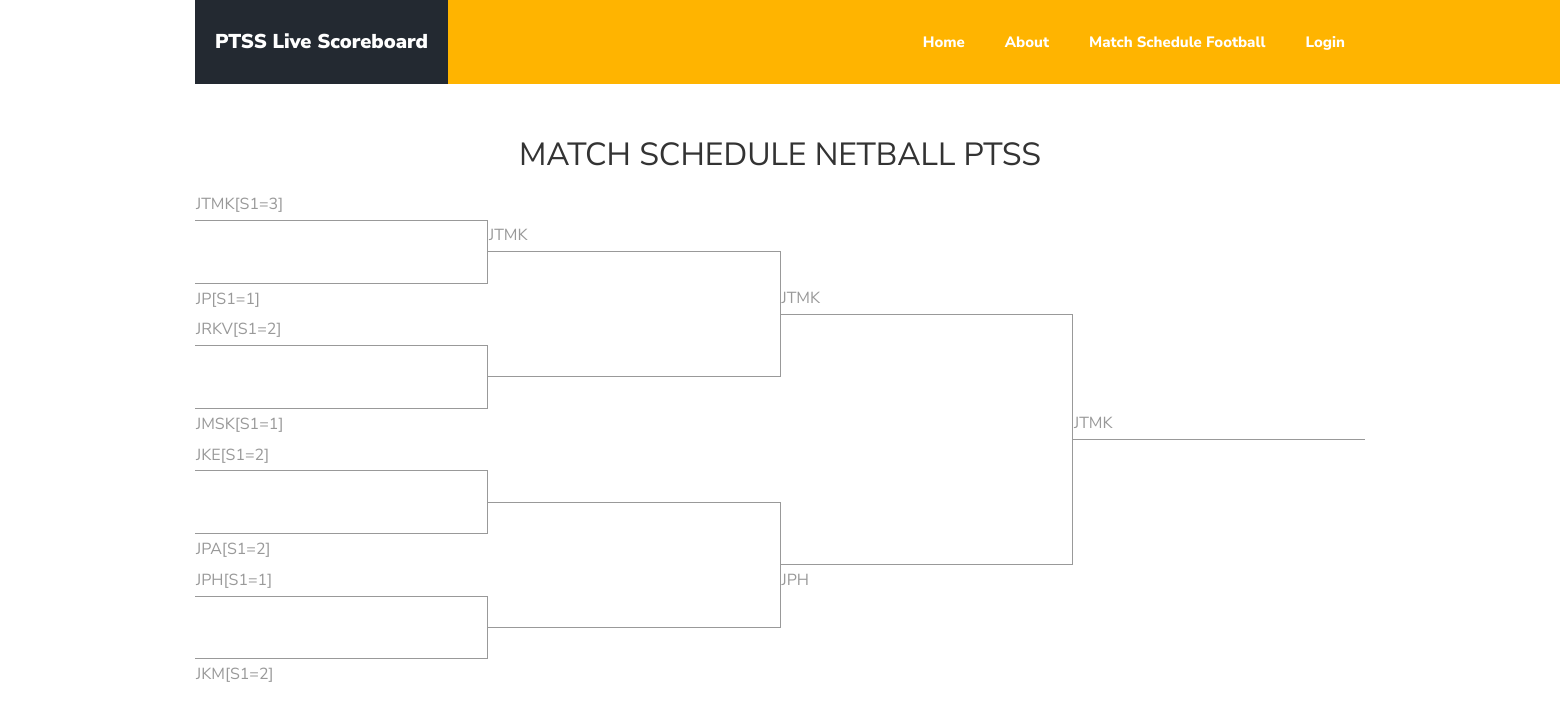
Screenshot of /knockknet.php with the database file from the repository.
### tables this page shows
CREATE TABLE `team` (
  `game_id` int(11) NOT NULL,
  `sport` varchar(25) NOT NULL,
  `team_1` varchar(25) NOT NULL,
  `team_2` varchar(25) NOT NULL,
  `time_game` time NOT NULL,
  `kumpulan` int(11) NOT NULL
);

CREATE TABLE `game_score` (
  `game_id` int(11) NOT NULL,
  `steam_1set1` int(11) NOT NULL,
  `steam_1set2` int(11) NOT NULL,
  `steam_2set1` int(50) NOT NULL,
  `steam_2set2` int(50) NOT NULL,
  `selesai_set1` varchar(50) NOT NULL,
  `selesai_set2` varchar(50) NOT NULL
);

CREATE TABLE `teamp2` (
  `game_id` int(11) NOT NULL,
  `sport` varchar(25) NOT NULL,
  `team_1` varchar(25) DEFAULT NULL,
  `team_2` varchar(25) DEFAULT NULL,
  `time_game` time NOT NULL,
  `kumpulan` int(11) NOT NULL
);

### knockknet.php (the view, shortened to what this page needs)
<?php
include("conn.php");
?>
<!DOCTYPE html>
<html lang="en">
  <head>
    <link rel="stylesheet" href="css/open-iconic-bootstrap.min.css">
    <link rel="stylesheet" href="css/animate.css">
    <link rel="stylesheet" href="css/owl.carousel.min.css">
    <link rel="stylesheet" href="css/owl.theme.default.min.css">
    <link rel="stylesheet" href="css/magnific-popup.css">
    <link rel="stylesheet" href="css/aos.css">
    <link rel="stylesheet" href="css/ionicons.min.css">
    <link rel="stylesheet" href="css/bootstrap-datepicker.css">
    <link rel="stylesheet" href="css/jquery.timepicker.css">
    <link rel="stylesheet" href="css/flaticon.css">
    <link rel="stylesheet" href="css/icomoon.css">
    <link rel="stylesheet" href="css/style.css">
  </head>
  <body>
	  <nav class="navbar navbar-expand-lg navbar-dark ftco_navbar bg-dark ftco-navbar-light" id="ftco-navbar">
	    <div class="container">
	      <a class="navbar-brand" href="index.html"><span>PTSS Live Scoreboard</span></a>
	      <div class="collapse navbar-collapse" id="ftco-nav">
	        <ul class="navbar-nav ml-auto">
	          <li class="nav-item active"><a href="index.php" class="nav-link">Home</a></li>
	          <li class="nav-item active"><a href="about.php" class="nav-link">About</a></li>
	          <li class="nav-item active"><a href="knockkfoot.php" class="nav-link">Match Schedule Football</a></li>
	          <li class="nav-item active"><a href="chooselog.php" class="nav-link">Login</a></li>
	        </ul>
	      </div>
	    </div>
	  </nav>
    <div class="container">
      <div class="row no-gutters slider-text align-items-end justify-content-center">
      </div>
      <br /><br /><br /><br />
      <center>
    <h2>MATCH SCHEDULE NETBALL PTSS</h2>
    <?php
    $sql="SELECT * FROM team WHERE sport='netball' ORDER BY kumpulan";
    $result=$conn->query($sql);
    if($result->num_rows<4){
      echo '<h3>data tidak lengkap</h3>';
    }else{
      ?>
      <table border="0" width="100%" style="border-collapse: collapse;">
        <tr>
          <td style="width:25%;"></td>
          <td style="width:25%;"></td>
          <td style="width:25%;"></td>
          <td style="width:25%;"></td>
    </tr>
        <tr>
          <td>
            <?php
            $row=$result->fetch_object();
            echo $row->team_1;
            $sql="SELECT * FROM game_score WHERE game_id=$row->game_id";
            $row_mata=$conn->query($sql)->fetch_object();
            if($row_mata->selesai_set1=='selesai'){
              echo "[S1=$row_mata->steam_1set1]";
            }
            ?>
          </td>
          <td></td>
          <td></td>
          <td></td>
        </tr>
        <tr>
          <td style="border-top: solid 1px; border-right: solid 1px;"><br></td>
          <td>
            <?php
            $sql="SELECT * FROM teamp2 WHERE kumpulan=5";
            $rs_p2k5=$conn->query($sql);
            if($rs_p2k5->num_rows){
              $row_p2k5=$rs_p2k5->fetch_object();
              echo $row_p2k5->team_1;
            }else{
              $team_2p2k5='';
              $mata_2p2k5='';
            }
            ?>
          </td>
          <td></td>
          <td></td>
        </tr>
        <tr>
          <td style="border-bottom: solid 1px; border-right: solid 1px;"><br></td>
          <td style="border-top: solid 1px; border-right: solid 1px;"><br></td>
          <td></td>
          <td></td>
        </tr>
        <tr>
          <td>
            <?php
            echo $row->team_2;
            if($row_mata->selesai_set1=='selesai'){
              echo "[S1=$row_mata->steam_2set1]";
            }
            ?>
          </td>
          <td><br></td>
          <td style="border-left: solid 1px;">JTMK</td>
          <td></td>
        </tr>
        <tr>
          <td>
            <?php
            $row=$result->fetch_object();
            echo $row->team_1;
            $sql="SELECT * FROM game_score WHERE game_id=$row->game_id";
            $row_mata=$conn->query($sql)->fetch_object();
            if($row_mata->selesai_set1=='selesai'){
              echo "[S1=$row_mata->steam_1set1]";
            }
            ?>
            </td>
          <td></td>
          <td style="border-top: solid 1px; border-right: solid 1px; border-left: solid 1px;"></td>
          <td></td>
        </tr>
        <tr>
          <td style="border-top: solid 1px; border-right: solid 1px;"><br></td>
          <td style="border-bottom: solid 1px; border-right: solid 1px;"></td>
          <td></td>
          <td style="border-left: solid 1px;"></td>
        </tr>
        <tr>
          <td style="border-bottom: solid 1px; border-right: solid 1px;"><br></td>
          <td>
          </td>
          <td></td>
          <td style="border-left: solid 1px;"></td>
        </tr>
        <tr>
          <td>
          <?php
            echo $row->team_2;
            if($row_mata->selesai_set1=='selesai'){
              echo "[S1=$row_mata->steam_2set1]";
            }
            ?>
          </td>
          <td></td>
          <td><br></td>
          <td style="border-bottom: solid 1px; border-left: solid 1px">JTMK</td>
        </tr>
        <tr>
          <td>
          <?php
            $row=$result->fetch_object();
            echo $row->team_1;
            $sql="SELECT * FROM game_score WHERE game_id=$row->game_id";
            $row_mata=$conn->query($sql)->fetch_object();
            if($row_mata->selesai_set1=='selesai'){
              echo "[S1=$row_mata->steam_1set1]";
            }
            ?>
          </td>
          <td></td>
          <td></td>
          <td style="border-left: solid 1px;"></td>
        </tr>
        <tr>
          <td style="border-top: solid 1px; border-right: solid 1px;"><br></td>
          <td>
          </td>
          <td></td>
          <td style="border-left: solid 1px;"></td>
        </tr>
        <tr>
          <td style="border-bottom: solid 1px; border-right: solid 1px;"><br></td>
          <td style="border-top: solid 1px; border-right: solid 1px;"></td>
          <td></td>
          <td style="border-left: solid 1px;"></td>
        </tr>
        <tr>
          <td>
          <?php
            echo $row->team_2;
            if($row_mata->selesai_set1=='selesai'){
              echo "[S1=$row_mata->steam_2set1]";
            }
            ?>
          </td>
          <td></td>
          <td style="border-bottom: solid 1px; border-right: solid 1px; border-left: solid 1px;"></td>
          <td></td>
        </tr>
        <tr>
          <td>
          <?php
            $row=$result->fetch_object();
            echo $row->team_1;
            $sql="SELECT * FROM game_score WHERE game_id=$row->game_id";
            $row_mata=$conn->query($sql)->fetch_object();
            if($row_mata->selesai_set1=='selesai'){
              echo "[S1=$row_mata->steam_1set1]";
            }
            ?>
          </td>
          <td></td>
          <td style="border-left: solid 1px;">JPH</td>
          <td></td>
        </tr>
        <tr>
          <td style="border-top: solid 1px; border-right: solid 1px;"><br></td>
          <td style="border-bottom: solid 1px; border-right: solid 1px;"></td>
          <td></td>
          <td></td>
        </tr>
        <tr>
          <td style="border-bottom: solid 1px; border-right: solid 1px;"><br></td>
          <td>
          </td>
          <td></td>
          <td></td>
        </tr>
        <tr>
          <td>
          <?php
            echo $row->team_2;
            if($row_mata->selesai_set1=='selesai'){
              echo "[S1=$row_mata->steam_2set1]";
            }
            ?>
          </td>
          <td></td>
          <td></td>
          <td></td>
        </tr></center>
      <?php
    }
    ?>
      </body>
      </html>
</body>
</html>

### rows the page displays
team: team_1 "JTMK", team_2 "JP"
game_score: steam_1set1 "3", steam_2set1 "1"
teamp2: team_1 "JTMK"
team: team_1 "JRKV", team_2 "JMSK"
game_score: steam_1set1 "2", steam_2set1 "1"
team: team_1 "JKE", team_2 "JPA"
game_score: steam_1set1 "2", steam_2set1 "2"
team: team_1 "JPH", team_2 "JKM"
game_score: steam_1set1 "1", steam_2set1 "2"
